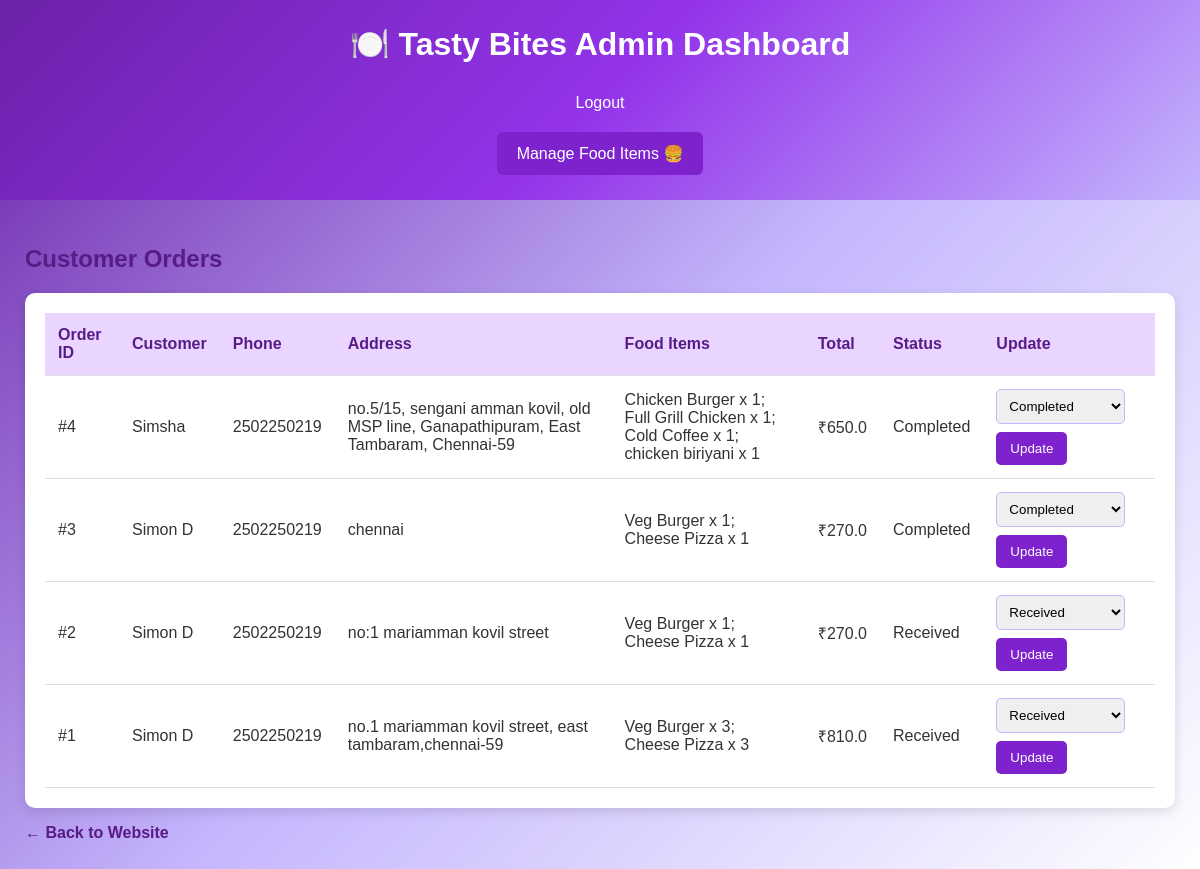
/admin/orders (signed in), run on the app's committed database.
### tables this page shows
CREATE TABLE orders (
                id INTEGER PRIMARY KEY AUTOINCREMENT,
                customer_name TEXT NOT NULL,
                phone TEXT NOT NULL,
                address TEXT NOT NULL,
                items TEXT NOT NULL,
                total REAL NOT NULL,
                status TEXT DEFAULT 'Received',
                created_at TIMESTAMP DEFAULT CURRENT_TIMESTAMP
            );

### app.py (the view)
@app.route("/admin/orders")
@admin_required
def admin_orders():
    with get_db() as db:
        orders = db.execute(
            "SELECT * FROM orders ORDER BY id DESC"
        ).fetchall()
    return render_template("admin_orders.html", orders=orders)

### app.py (called while the page is built)
def get_db():
    db = sqlite3.connect(DATABASE)
    db.row_factory = sqlite3.Row
    return db

def admin_required(function):
    @wraps(function)
    def wrapper(*args, **kwargs):
        if not session.get("admin_logged_in"):
            return redirect(url_for("admin_login"))
        return function(*args, **kwargs)
    return wrapper

### templates/admin_orders.html (shortened to what this page needs)
<!DOCTYPE html>
<html lang="en">
<head>
</head>
<body>
<header>
    <h1>🍽️ Tasty Bites Admin Dashboard</h1>
    <a class="logout" href="/admin/logout">
        Logout
    </a>
    <br>
    <a class="manage-food"
       href="{{ url_for('admin_foods') }}">
        Manage Food Items 🍔
    </a>
</header>
<div class="container">
    <h2>Customer Orders</h2>
    <div class="orders">
        {% if orders %}
        <table>
            <tr>
                <th>Order ID</th>
                <th>Customer</th>
                <th>Phone</th>
                <th>Address</th>
                <th>Food Items</th>
                <th>Total</th>
                <th>Status</th>
                <th>Update</th>
            </tr>
            {% for order in orders %}
            <tr>
                <td>#{{ order.id }}</td>
                <td>{{ order.customer_name }}</td>
                <td>{{ order.phone }}</td>
                <td>{{ order.address }}</td>
                <td>{{ order.items }}</td>
                <td>₹{{ order.total }}</td>
                <td>{{ order.status }}</td>
                <td>
                    <form
                        method="POST"
                        action="/admin/update-status/{{ order.id }}">
                        <select name="status">
                            <option value="Received"
                                {% if order.status == 'Received' %}selected{% endif %}>
                                Received
                            </option>
                            <option value="Completed"
                                {% if order.status == 'Completed' %}selected{% endif %}>
                                Completed
                            </option>
                        </select>
                        <button type="submit">
                            Update
                        </button>
                    </form>
                </td>
            </tr>
            {% endfor %}
        </table>
        {% else %}
        <h3>No orders received yet!</h3>
        {% endif %}
    </div>
    <p>
        <a class="back-link" href="/">
            ← Back to Website
        </a>
    </p>
</div>
</body>
</html>

### templates/admin_orders.html (style rules this page uses)
* { box-sizing: border-box; }
body { font-family: Arial, sans-serif; background: linear-gradient( 135deg, #6b21a8 0%, #c4b5fd 50%, #ffffff 100% ); background-attachment: fixed; margin: 0; min-height: 100vh; color: #333; }
header { background: linear-gradient( 135deg, #6b21a8, #9333ea, #c4b5fd ); color: white; padding: 25px; text-align: center; }
header h1 { margin-top: 0; }
.container { padding: 25px; max-width: 1200px; margin: auto; }
h2 { color: #581c87; }
.orders { background: white; padding: 20px; border-radius: 10px; overflow-x: auto; box-shadow: 0 4px 12px rgba(0,0,0,0.12); }
table { width: 100%; border-collapse: collapse; min-width: 850px; }
th, td { padding: 13px; border-bottom: 1px solid #ddd; text-align: left; }
th { background: #e9d5ff; color: #581c87; }
select { padding: 8px; margin-bottom: 8px; border: 1px solid #c4b5fd; border-radius: 5px; }
button { background: #7e22ce; color: white; border: none; padding: 9px 14px; cursor: pointer; border-radius: 5px; }
.logout { color: white; text-decoration: none; display: inline-block; margin: 10px; }
.manage-food { display: inline-block; color: white; background: #7e22ce; padding: 12px 20px; text-decoration: none; border-radius: 6px; margin-top: 10px; }
.back-link { color: #581c87; font-weight: bold; text-decoration: none; }

### data on the page
orders: id "4", customer_name "Simsha", phone "2502250219", address "no.5/15, sengani amman kovil, old MSP line, Ganapathipuram, East Tambaram, Chennai-59", items "Chicken Burger x 1; Full Grill Chicken x 1; Cold Coffee x 1; chicken biriyani x 1", total "650.0", status "Completed"
orders: id "3", customer_name "Simon D", phone "2502250219", address "chennai", items "Veg Burger x 1; Cheese Pizza x 1", total "270.0", status "Completed"
orders: id "2", customer_name "Simon D", phone "2502250219", address "no:1 mariamman kovil street", items "Veg Burger x 1; Cheese Pizza x 1", total "270.0", status "Received"
orders: id "1", customer_name "Simon D", phone "2502250219", address "no.1 mariamman kovil street, east tambaram,chennai-59", items "Veg Burger x 3; Cheese Pizza x 3", total "810.0", status "Received"
